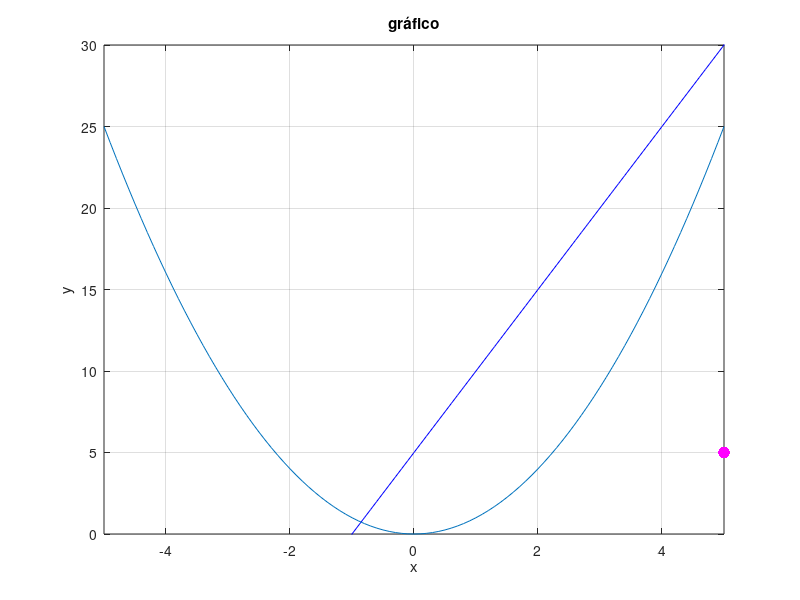

This figure's MATLAB source:
%% Exercícios: 
close all
clear all
clc

%% 1. Crie um programa que utiliza duas estruturas: ponto e reta.
% A estrutura ponto deve ter como campos as coordenadas do ponto.
% A estrutura reta tem como campos os coeficientes angular e linear da reta. 
% O seu programa deve requisitar do usuário as coordenadas do ponto e os 
% coeficientes da reta. Como saída, seu programa deve 
ponto = struct('x', [], 'y', []);
reta = struct('ang', [], 'linear', []);

ponto.x = input('Coordenada x do ponto: ');
ponto.y = input('Coordenada y do ponto: ')

reta.ang = input('Coeficiente angular x do ponto: ');
reta.linear = input('Coeficientes linear y do ponto: ')

x = -(2 + ponto.x): 0.1: (2 + ponto.x);

r = reta.ang.*x + reta.linear;

% a) Plotar na tela (plot) uma figura contendo o ponto e a reta. 
figure,
plot(ponto.x, ponto.y, '.m', 'MarkerSize', 25)
hold on
plot(x, r, 'b')
xlim([-(2 + ponto.x) (2 + ponto.x)])
ylim([-(2 + ponto.x) (2 + ponto.x)])
grid on

% b) Imprimir na tela (disp) distância do ponto até a origem. 
dist = sqrt((ponto.x)^2 + (ponto.y)^2);
disp(['A distância do ponto até a origem é: ' num2str(dist)])

% c) Imprimir na tela (disp) se o ponto pertence à reta. 
if ponto.y == reta.ang*ponto.x + reta.linear
    disp('O ponto pertence a reta.')
else
    disp('O ponto não pertence a reta.')
end
% Para testar seu programa: 
% o ponto (3, 4) distância da origem de 5 unidades e pertence à reta y = 2x - 2. 

%% 2. Crie uma estrutura que contenha todas as informações necessárias para 
% construir um diagrama de um conjunto de dados. No mínimo, a estrutura 
% deve conter os seguintes campos: 

% x_data: dado referente ao eixo "x"
% y_data: dado referente ao eixo "y"
% title: título do diagrama
% x_label: rótulo do eixo "x"
% y_label: rótulo do eixo "y"
% x_range: faixa de valores exibidos no eixo "x"
% y_range: faixa de valores exibidos no eixo "y" 
dados = struct('x_data', [], 'y_data', [], 'title', [], ...
    'x_label', [], 'y_label', [], 'x_range', [], 'y_range', []);

% Você pode adicionar outros campos que aumentem seu controle sobre o 
% diagrama final. 
% Depois de criar essa estrutura, escreva um programa no MATLAB que use a 
% estrutura para gerar um gráfico. O programa deve aplicar características 
% iniciais inteligentes se alguns campos de dados estiverem faltando. 
dados.x_data = -5:0.1:5;
dados.y_data = dados.x_data.^2;
dados.title = 'gráfico';
dados.x_label = 'x';
dados.y_label = 'y';
dados.x_range = [-5 5];
dados.y_range = [0 30];

plot(dados.x_data, dados.y_data)
title(dados.title)
xlabel(dados.x_label)
ylabel(dados.y_label)
xlim(dados.x_range)
ylim(dados.y_range)

%% 3. Crie um arranjo de estruturas que contenha os os seguintes campos de 
% informação concernentes a pontes rodoviárias em uma cidade: 
% localização da ponte, carga máxima (toneladas), ano de construção, 
% ano agendado para a manutenção. 
pontes = struct('localizacao', [], 'carga_max', [], 'ano_constr', [], 'ano_manut', [])

% a) Insira os dados abaixo na estrutura: 
% Localização Carga máxima Ano de construção Agendamento para a manutenção
%   Smith St.           80              1928                          2011
%   Hope Ave.           90              1950                          2013
%   Clark St.           85              1933                          2012            
%   North Rd.          100           	1960                       	  2012    
pontes(1).localizacao = 'Smith St.';
pontes(1).carga_max = 80;
pontes(1).ano_constr = 1928;
pontes(1).ano_manut = 2011;

pontes(2).localizacao = 'Hope Ave.';
pontes(2).carga_max = 90;
pontes(2).ano_constr = 1950;
pontes(2).ano_manut = 2013;

pontes(3).localizacao = 'Clark St.';
pontes(3).carga_max = 85;
pontes(3).ano_constr = 1933;
pontes(3).ano_manut = 2012;

pontes(4).localizacao = 'North Rd.';
pontes(4).carga_max = 100;
pontes(4).ano_constr = 1960;
pontes(4).ano_manut = 2012;

% b) Edite o arranjo de estruturas para mudar de 2012 para 2018 o ano 
% agendado para a manutenção da ponte Clark St. 
pontes(3).ano_manut = 2018;

% c) Adicione a seguinte ponte ao arranjo de estruturas: 
% Localização Carga máxima Ano de construção Agendamento para a manutenção
% Shore Rd. 	85 	1997 	2014 
pontes(5).localizacao = 'Shore Rd.';
pontes(5).carga_max = 85;
pontes(5).ano_constr = 1997;
pontes(5).ano_manut = 2014;

pontes(1)
pontes(2)
pontes(3)
pontes(4)
pontes(5)